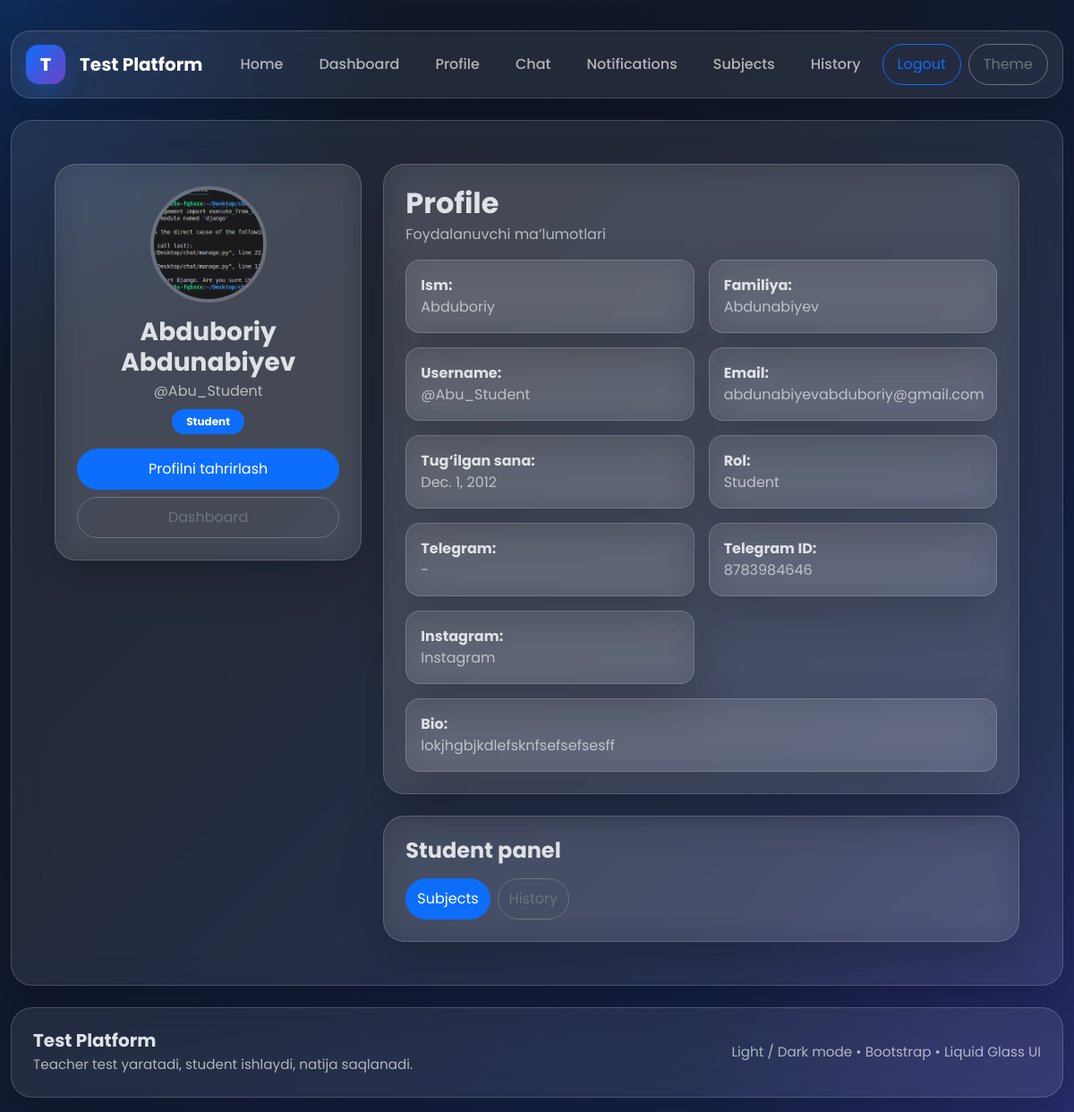
The page /accounts/profile/ (signed in) on the database its author committed.
### accounts/models.py (models this page shows, shortened)
class User(AbstractUser):
    ROLE_CHOICES = (
        ('teacher', 'Teacher'),
        ('student', 'Student'),
    )
    role = models.CharField(
        max_length=20,
        choices=ROLE_CHOICES,
        default='student'
    )
    avatar = models.ImageField(
        upload_to='avatars/',
        blank=True,
        null=True
    )
    birth_date = models.DateField(
        blank=True,
        null=True
    )
    telegram_username = models.CharField(
        max_length=100,
        blank=True,
        null=True,
        help_text="Masalan: @username"
    )
    telegram_id = models.CharField(
        max_length=50,
        blank=True,
        null=True,
        help_text="Telegram chat ID (bot ishlashi uchun kerak)"
    )
    instagram = models.CharField(
        max_length=255,
        blank=True,
        null=True
    )
    bio = models.TextField(
        blank=True,
        null=True
    )
    @property
    def full_name(self):
        name = f"{self.first_name} {self.last_name}".strip()
        return name if name else self.username

### accounts/views.py (the view)
# urls.py: path('profile/', profile_view, name='profile'),
@login_required
def profile_view(request):
    return render(request, 'accounts/profile.html', {'profile_user': request.user})

### templates/accounts/profile.html (shortened to what this page needs)
{% extends 'base.html' %}
{% block content %}
<div class="glass main-card p-4 p-lg-5">
    <div class="row g-4 align-items-start">
        <div class="col-lg-4">
            <div class="glass main-card p-4 text-center h-100">
                {% if profile_user.avatar %}
                    <img src="{{ profile_user.avatar.url }}" alt="Avatar" class="avatar-lg mb-3">
                {% else %}
                    <div class="glass d-inline-flex align-items-center justify-content-center avatar-lg mb-3 fs-1 fw-bold">
                        {{ profile_user.username|slice:':1'|upper }}
                    </div>
                {% endif %}
                <h3 class="fw-bold mb-1">{{ profile_user.full_name }}</h3>
                <div class="opacity-75 mb-2">@{{ profile_user.username }}</div>
                <div class="mb-3">
                    <span class="badge text-bg-primary rounded-pill px-3 py-2">
                        {{ profile_user.role|title }}
                    </span>
                </div>
                <div class="d-grid gap-2">
                    <a href="{% url 'profile_edit' %}" class="btn btn-primary rounded-pill">
                        Profilni tahrirlash
                    </a>
                    <a href="{% url 'dashboard' %}" class="btn btn-outline-secondary rounded-pill">
                        Dashboard
                    </a>
                </div>
            </div>
        </div>
        <div class="col-lg-8">
            <div class="glass main-card p-4 mb-4">
                <div class="d-flex justify-content-between align-items-center flex-wrap gap-2 mb-3">
                    <div>
                        <h2 class="fw-bold mb-1">Profile</h2>
                        <p class="opacity-75 mb-0">Foydalanuvchi ma’lumotlari</p>
                    </div>
                </div>
                <div class="row g-3">
                    <div class="col-md-6">
                        <div class="glass rounded-4 p-3 h-100">
                            <strong>Ism:</strong><br>
                            <span class="opacity-75">{{ profile_user.first_name|default:"-" }}</span>
                        </div>
                    </div>
                    <div class="col-md-6">
                        <div class="glass rounded-4 p-3 h-100">
                            <strong>Familiya:</strong><br>
                            <span class="opacity-75">{{ profile_user.last_name|default:"-" }}</span>
                        </div>
                    </div>
                    <div class="col-md-6">
                        <div class="glass rounded-4 p-3 h-100">
                            <strong>Username:</strong><br>
                            <span class="opacity-75">@{{ profile_user.username }}</span>
                        </div>
                    </div>
                    <div class="col-md-6">
                        <div class="glass rounded-4 p-3 h-100">
                            <strong>Email:</strong><br>
                            <span class="opacity-75">{{ profile_user.email|default:"-" }}</span>
                        </div>
                    </div>
                    <div class="col-md-6">
                        <div class="glass rounded-4 p-3 h-100">
                            <strong>Tug‘ilgan sana:</strong><br>
                            <span class="opacity-75">{{ profile_user.birth_date|default:"-" }}</span>
                        </div>
                    </div>
                    <div class="col-md-6">
                        <div class="glass rounded-4 p-3 h-100">
                            <strong>Rol:</strong><br>
                            <span class="opacity-75">{{ profile_user.role|title }}</span>
                        </div>
                    </div>
                    <div class="col-md-6">
                        <div class="glass rounded-4 p-3 h-100">
                            <strong>Telegram:</strong><br>
                            {% if profile_user.telegram %}
                                <span class="opacity-75">{{ profile_user.telegram }}</span>
                            {% else %}
                                <span class="opacity-75">-</span>
                            {% endif %}
                        </div>
                    </div>
                    <div class="col-md-6">
                        <div class="glass rounded-4 p-3 h-100">
                            <strong>Telegram ID:</strong><br>
                            {% if profile_user.telegram_id %}
                                <span class="opacity-75">{{ profile_user.telegram_id }}</span>
                            {% else %}
                                <span class="opacity-75">-</span>
                            {% endif %}
                        </div>
                    </div>
                    <div class="col-md-6">
                        <div class="glass rounded-4 p-3 h-100">
                            <strong>Instagram:</strong><br>
                            {% if profile_user.instagram %}
                                <span class="opacity-75">{{ profile_user.instagram }}</span>
                            {% else %}
                                <span class="opacity-75">-</span>
                            {% endif %}
                        </div>
                    </div>
                    <div class="col-12">
                        <div class="glass rounded-4 p-3">
                            <strong>Bio:</strong><br>
                            <span class="opacity-75">{{ profile_user.bio|default:"Bio yo‘q" }}</span>
                        </div>
                    </div>
                </div>
            </div>
            {% if profile_user.role == 'student' %}
            <div class="glass main-card p-4">
                <h4 class="fw-bold mb-3">Student panel</h4>
                <div class="d-flex flex-wrap gap-2">
                    <a href="{% url 'student_subject_list' %}" class="btn btn-primary rounded-pill">Subjects</a>
                    <a href="{% url 'history' %}" class="btn btn-outline-secondary rounded-pill">History</a>
                </div>
            </div>
            {% endif %}
        </div>
    </div>
</div>
{% endblock %}

### templates/base.html (style rules this page uses)
:root { --glass-bg: rgba(255, 255, 255, 0.08); --glass-bg-strong: rgba(255, 255, 255, 0.12); --glass-border: rgba(255, 255, 255, 0.18); --glass-shadow: 0 20px 50px rgba(0, 0, 0, 0.18); --dark-bg-1: #0f172a; --dark-bg-2: #111827; --dark-bg-3: #172554; --light-bg-1: #f5f7ff; --light-bg-2: #eef3ff; --light-bg-3: #f9fbff; }
* { box-sizing: border-box; }
html, body { min-height: 100%; }
body { font-family: 'Poppins', sans-serif; background: radial-gradient(circle at top left, rgba(13, 110, 253, 0.22), transparent 25%), radial-gradient(circle at bottom right, rgba(111, 66, 193, 0.22), transparent 25%), linear-gradient(135deg, var(--dark-bg-1), var(--dark-bg-2) 35%, var(--dark-bg-3) 100%); background-attachment: fixed; transition: background .25s ease, color .25s ease; }
.glass { background: var(--glass-bg); border: 1px solid var(--glass-border); backdrop-filter: blur(16px); -webkit-backdrop-filter: blur(16px); box-shadow: var(--glass-shadow); }
.main-card { border-radius: 24px; }
.btn.rounded-pill { padding-top: 10px; padding-bottom: 10px; }
.avatar-lg { width: 130px; height: 130px; object-fit: cover; border-radius: 50%; border: 4px solid rgba(255,255,255,0.2); }

### rows shown on the page
User: avatar (picture), full_name "Abduboriy Abdunabiyev", username "Abu_Student", role "Student", first_name "Abduboriy", last_name "Abdunabiyev", email "abdunabiyevabduboriy@gmail.com", birth_date "Dec. 1, 2012", telegram_id "8783984646", instagram "Instagram", bio "lokjhgbjkdlefsknfsefsefsesff"
